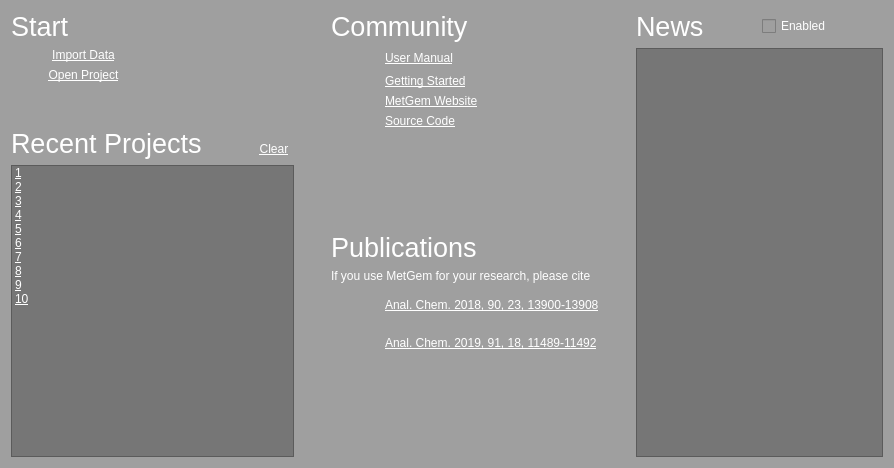
<?xml version="1.0" encoding="UTF-8"?>
<ui version="4.0">
 <class>WelcomeScreen</class>
 <widget class="QWidget" name="WelcomeScreen">
  <property name="geometry">
   <rect>
    <x>0</x>
    <y>0</y>
    <width>894</width>
    <height>468</height>
   </rect>
  </property>
  <property name="windowTitle">
   <string>Form</string>
  </property>
  <property name="styleSheet">
   <string notr="true">background-color: palette(dark);</string>
  </property>
  <layout class="QHBoxLayout" name="horizontalLayout">
   <item>
    <layout class="QGridLayout" name="gridLayout_4">
     <item row="0" column="0" colspan="6">
      <widget class="QLabel" name="label">
       <property name="styleSheet">
        <string notr="true">font-size: 20pt; color: palette(base);</string>
       </property>
       <property name="text">
        <string>Start</string>
       </property>
       <property name="alignment">
        <set>Qt::AlignBottom|Qt::AlignLeading|Qt::AlignLeft</set>
       </property>
      </widget>
     </item>
     <item row="6" column="0" colspan="6">
      <widget class="QListWidget" name="lstRecentProjects">
       <property name="cursor" stdset="0">
        <cursorShape>PointingHandCursor</cursorShape>
       </property>
       <property name="autoFillBackground">
        <bool>true</bool>
       </property>
       <property name="styleSheet">
        <string notr="true">QListWidget
{
	text-decoration: underline;
	color: palette(base);
	background-color: palette(shadow);
	selection-background-color: palette(shadow);
}</string>
       </property>
       <property name="frameShadow">
        <enum>QFrame::Plain</enum>
       </property>
       <property name="verticalScrollBarPolicy">
        <enum>Qt::ScrollBarAlwaysOff</enum>
       </property>
       <property name="horizontalScrollBarPolicy">
        <enum>Qt::ScrollBarAlwaysOff</enum>
       </property>
       <property name="editTriggers">
        <set>QAbstractItemView::NoEditTriggers</set>
       </property>
       <property name="selectionMode">
        <enum>QAbstractItemView::NoSelection</enum>
       </property>
       <property name="textElideMode">
        <enum>Qt::ElideMiddle</enum>
       </property>
       <property name="uniformItemSizes">
        <bool>true</bool>
       </property>
       <property name="batchSize">
        <number>10</number>
       </property>
       <item>
        <property name="text">
         <string>1</string>
        </property>
       </item>
       <item>
        <property name="text">
         <string>2</string>
        </property>
       </item>
       <item>
        <property name="text">
         <string>3</string>
        </property>
       </item>
       <item>
        <property name="text">
         <string>4</string>
        </property>
       </item>
       <item>
        <property name="text">
         <string>5</string>
        </property>
       </item>
       <item>
        <property name="text">
         <string>6</string>
        </property>
       </item>
       <item>
        <property name="text">
         <string>7</string>
        </property>
       </item>
       <item>
        <property name="text">
         <string>8</string>
        </property>
       </item>
       <item>
        <property name="text">
         <string>9</string>
        </property>
       </item>
       <item>
        <property name="text">
         <string>10</string>
        </property>
       </item>
      </widget>
     </item>
     <item row="4" column="0" rowspan="2" colspan="4">
      <widget class="QLabel" name="label_4">
       <property name="styleSheet">
        <string notr="true">font-size: 20pt; color: palette(base);</string>
       </property>
       <property name="text">
        <string>Recent Projects</string>
       </property>
       <property name="alignment">
        <set>Qt::AlignBottom|Qt::AlignLeading|Qt::AlignLeft</set>
       </property>
      </widget>
     </item>
     <item row="5" column="4">
      <spacer name="horizontalSpacer_5">
       <property name="orientation">
        <enum>Qt::Horizontal</enum>
       </property>
       <property name="sizeType">
        <enum>QSizePolicy::Maximum</enum>
       </property>
       <property name="sizeHint" stdset="0">
        <size>
         <width>40</width>
         <height>20</height>
        </size>
       </property>
      </spacer>
     </item>
     <item row="5" column="5">
      <widget class="QPushButton" name="btClearRecentProjects">
       <property name="sizePolicy">
        <sizepolicy hsizetype="Minimum" vsizetype="Minimum">
         <horstretch>0</horstretch>
         <verstretch>0</verstretch>
        </sizepolicy>
       </property>
       <property name="maximumSize">
        <size>
         <width>16777215</width>
         <height>32</height>
        </size>
       </property>
       <property name="cursor">
        <cursorShape>PointingHandCursor</cursorShape>
       </property>
       <property name="toolTip">
        <string>Clear the recent projects list</string>
       </property>
       <property name="statusTip">
        <string>Clear the recent projects list</string>
       </property>
       <property name="styleSheet">
        <string notr="true">QPushButton
{
	text-decoration: underline;
	color: palette(base);
	border: none;
}</string>
       </property>
       <property name="text">
        <string>Clear</string>
       </property>
       <property name="flat">
        <bool>true</bool>
       </property>
      </widget>
     </item>
     <item row="3" column="1" colspan="5">
      <spacer name="verticalSpacer">
       <property name="orientation">
        <enum>Qt::Vertical</enum>
       </property>
       <property name="sizeType">
        <enum>QSizePolicy::Maximum</enum>
       </property>
       <property name="sizeHint" stdset="0">
        <size>
         <width>20</width>
         <height>40</height>
        </size>
       </property>
      </spacer>
     </item>
     <item row="4" column="5">
      <spacer name="verticalSpacer_3">
       <property name="orientation">
        <enum>Qt::Vertical</enum>
       </property>
       <property name="sizeType">
        <enum>QSizePolicy::Maximum</enum>
       </property>
       <property name="sizeHint" stdset="0">
        <size>
         <width>20</width>
         <height>5</height>
        </size>
       </property>
      </spacer>
     </item>
     <item row="1" column="1" colspan="2">
      <widget class="QPushButton" name="btImportData">
       <property name="cursor">
        <cursorShape>PointingHandCursor</cursorShape>
       </property>
       <property name="toolTip">
        <string>Import a spectra list and compute scores</string>
       </property>
       <property name="statusTip">
        <string>Import a spectra list and compute scores</string>
       </property>
       <property name="styleSheet">
        <string notr="true">QPushButton
{
	text-decoration: underline;
	color: palette(base);
	border: none;
}</string>
       </property>
       <property name="text">
        <string>Import Data</string>
       </property>
       <property name="icon">
        <iconset resource="../ui.qrc">
         <normaloff>:/icons/images/import-mgf.svg</normaloff>:/icons/images/import-mgf.svg</iconset>
       </property>
       <property name="iconSize">
        <size>
         <width>32</width>
         <height>32</height>
        </size>
       </property>
       <property name="flat">
        <bool>true</bool>
       </property>
      </widget>
     </item>
     <item row="2" column="1" colspan="2">
      <widget class="QPushButton" name="btOpenProject">
       <property name="cursor">
        <cursorShape>PointingHandCursor</cursorShape>
       </property>
       <property name="toolTip">
        <string>Load a previously saved project file</string>
       </property>
       <property name="statusTip">
        <string>Load a previously saved project file</string>
       </property>
       <property name="styleSheet">
        <string notr="true">QPushButton
{
	text-decoration: underline;
	color: palette(base);
	border: none;
}</string>
       </property>
       <property name="text">
        <string>Open Project</string>
       </property>
       <property name="icon">
        <iconset resource="../ui.qrc">
         <normaloff>:/icons/images/document-open.svg</normaloff>:/icons/images/document-open.svg</iconset>
       </property>
       <property name="iconSize">
        <size>
         <width>32</width>
         <height>32</height>
        </size>
       </property>
       <property name="flat">
        <bool>true</bool>
       </property>
      </widget>
     </item>
     <item row="1" column="3" colspan="3">
      <spacer name="horizontalSpacer_2">
       <property name="orientation">
        <enum>Qt::Horizontal</enum>
       </property>
       <property name="sizeType">
        <enum>QSizePolicy::Expanding</enum>
       </property>
      </spacer>
     </item>
     <item row="1" column="0">
      <widget class="QLabel" name="label_16">
       <property name="maximumSize">
        <size>
         <width>10</width>
         <height>16777215</height>
        </size>
       </property>
       <property name="text">
        <string/>
       </property>
      </widget>
     </item>
    </layout>
   </item>
   <item>
    <spacer name="horizontalSpacer_3">
     <property name="orientation">
      <enum>Qt::Horizontal</enum>
     </property>
     <property name="sizeHint" stdset="0">
      <size>
       <width>40</width>
       <height>20</height>
      </size>
     </property>
    </spacer>
   </item>
   <item>
    <layout class="QGridLayout" name="gridLayout">
     <item row="9" column="2">
      <widget class="QLabel" name="label_17">
       <property name="statusTip">
        <string>https://dx.doi.org/10.1021/acs.analchem.9b02802</string>
       </property>
       <property name="text">
        <string>&lt;a href=&quot;https://dx.doi.org/10.1021/acs.analchem.9b02802&quot; style=&quot;text-decoration: underline; color: palette(base);&quot;&gt;Anal. Chem. 2019, 91, 18, 11489-11492&lt;/a&gt;</string>
       </property>
       <property name="textFormat">
        <enum>Qt::RichText</enum>
       </property>
       <property name="openExternalLinks">
        <bool>true</bool>
       </property>
      </widget>
     </item>
     <item row="4" column="1">
      <widget class="QLabel" name="label_12">
       <property name="maximumSize">
        <size>
         <width>32</width>
         <height>32</height>
        </size>
       </property>
       <property name="text">
        <string/>
       </property>
       <property name="pixmap">
        <pixmap resource="../ui.qrc">:/icons/images/git.svg</pixmap>
       </property>
       <property name="scaledContents">
        <bool>true</bool>
       </property>
      </widget>
     </item>
     <item row="3" column="1">
      <widget class="QLabel" name="label_11">
       <property name="sizePolicy">
        <sizepolicy hsizetype="Fixed" vsizetype="Fixed">
         <horstretch>0</horstretch>
         <verstretch>0</verstretch>
        </sizepolicy>
       </property>
       <property name="maximumSize">
        <size>
         <width>32</width>
         <height>32</height>
        </size>
       </property>
       <property name="text">
        <string/>
       </property>
       <property name="pixmap">
        <pixmap resource="../ui.qrc">:/icons/images/browser.svg</pixmap>
       </property>
       <property name="scaledContents">
        <bool>true</bool>
       </property>
      </widget>
     </item>
     <item row="2" column="1">
      <widget class="QLabel" name="label_10">
       <property name="text">
        <string/>
       </property>
       <property name="pixmap">
        <pixmap resource="../ui.qrc">:/icons/images/help.svg</pixmap>
       </property>
      </widget>
     </item>
     <item row="5" column="1" colspan="2">
      <spacer name="verticalSpacer_5">
       <property name="orientation">
        <enum>Qt::Vertical</enum>
       </property>
       <property name="sizeHint" stdset="0">
        <size>
         <width>20</width>
         <height>40</height>
        </size>
       </property>
      </spacer>
     </item>
     <item row="4" column="2">
      <widget class="QLabel" name="label_7">
       <property name="statusTip">
        <string>https://github.com/metgem/metgem</string>
       </property>
       <property name="text">
        <string>&lt;a href=&quot;https://github.com/metgem/metgem&quot; style=&quot;text-decoration: underline; color: palette(base);&quot;&gt;Source Code&lt;/a&gt;</string>
       </property>
       <property name="textFormat">
        <enum>Qt::RichText</enum>
       </property>
       <property name="openExternalLinks">
        <bool>true</bool>
       </property>
      </widget>
     </item>
     <item row="9" column="1">
      <widget class="QLabel" name="label_14">
       <property name="minimumSize">
        <size>
         <width>32</width>
         <height>32</height>
        </size>
       </property>
       <property name="maximumSize">
        <size>
         <width>32</width>
         <height>32</height>
        </size>
       </property>
       <property name="text">
        <string/>
       </property>
       <property name="pixmap">
        <pixmap resource="../ui.qrc">:/icons/images/academic.svg</pixmap>
       </property>
       <property name="scaledContents">
        <bool>true</bool>
       </property>
      </widget>
     </item>
     <item row="8" column="1">
      <widget class="QLabel" name="label_3">
       <property name="minimumSize">
        <size>
         <width>32</width>
         <height>32</height>
        </size>
       </property>
       <property name="maximumSize">
        <size>
         <width>32</width>
         <height>32</height>
        </size>
       </property>
       <property name="text">
        <string/>
       </property>
       <property name="pixmap">
        <pixmap resource="../ui.qrc">:/icons/images/academic.svg</pixmap>
       </property>
       <property name="scaledContents">
        <bool>true</bool>
       </property>
      </widget>
     </item>
     <item row="1" column="2">
      <widget class="QLabel" name="label_5">
       <property name="toolTip">
        <string/>
       </property>
       <property name="statusTip">
        <string>https://metgem.readthedocs.io</string>
       </property>
       <property name="text">
        <string>&lt;a href=&quot;https://metgem.readthedocs.io&quot; style=&quot;text-decoration: underline; color: palette(base);&quot;&gt;User Manual&lt;/a&gt;</string>
       </property>
       <property name="textFormat">
        <enum>Qt::RichText</enum>
       </property>
       <property name="openExternalLinks">
        <bool>true</bool>
       </property>
      </widget>
     </item>
     <item row="10" column="1" colspan="2">
      <spacer name="verticalSpacer_2">
       <property name="orientation">
        <enum>Qt::Vertical</enum>
       </property>
       <property name="sizeHint" stdset="0">
        <size>
         <width>20</width>
         <height>40</height>
        </size>
       </property>
      </spacer>
     </item>
     <item row="2" column="2">
      <widget class="QLabel" name="label_6">
       <property name="statusTip">
        <string>https://metgem.readthedocs.io/getting_started.html</string>
       </property>
       <property name="text">
        <string>&lt;a href=&quot;https://metgem.readthedocs.io/getting_started.html&quot; style=&quot;text-decoration: underline; color: palette(base);&quot;&gt;Getting Started&lt;/a&gt;</string>
       </property>
       <property name="textFormat">
        <enum>Qt::RichText</enum>
       </property>
       <property name="openExternalLinks">
        <bool>true</bool>
       </property>
      </widget>
     </item>
     <item row="3" column="2">
      <widget class="QLabel" name="label_8">
       <property name="statusTip">
        <string>https://metgem.github.io</string>
       </property>
       <property name="text">
        <string>&lt;a href=&quot;https://metgem.github.io&quot; style=&quot;text-decoration: underline; color: palette(base);&quot;&gt;MetGem Website&lt;/a&gt;</string>
       </property>
       <property name="textFormat">
        <enum>Qt::RichText</enum>
       </property>
       <property name="openExternalLinks">
        <bool>true</bool>
       </property>
      </widget>
     </item>
     <item row="1" column="1">
      <widget class="QLabel" name="label_9">
       <property name="text">
        <string/>
       </property>
       <property name="pixmap">
        <pixmap resource="../ui.qrc">:/icons/images/help.svg</pixmap>
       </property>
      </widget>
     </item>
     <item row="8" column="2">
      <widget class="QLabel" name="label_15">
       <property name="statusTip">
        <string>https://dx.doi.org/10.1021/acs.analchem.8b03099</string>
       </property>
       <property name="text">
        <string>&lt;a href=&quot;https://dx.doi.org/10.1021/acs.analchem.8b03099&quot;style=&quot;text-decoration: underline; color: palette(base);&quot;&gt;Anal. Chem. 2018, 90, 23, 13900-13908&lt;/a&gt;</string>
       </property>
       <property name="textFormat">
        <enum>Qt::RichText</enum>
       </property>
       <property name="openExternalLinks">
        <bool>true</bool>
       </property>
      </widget>
     </item>
     <item row="1" column="0">
      <spacer name="horizontalSpacer_6">
       <property name="orientation">
        <enum>Qt::Horizontal</enum>
       </property>
       <property name="sizeType">
        <enum>QSizePolicy::Fixed</enum>
       </property>
       <property name="sizeHint" stdset="0">
        <size>
         <width>10</width>
         <height>20</height>
        </size>
       </property>
      </spacer>
     </item>
     <item row="0" column="0" colspan="3">
      <widget class="QLabel" name="label_2">
       <property name="styleSheet">
        <string notr="true">font-size: 20pt; color: palette(base);</string>
       </property>
       <property name="text">
        <string>Community</string>
       </property>
       <property name="alignment">
        <set>Qt::AlignBottom|Qt::AlignLeading|Qt::AlignLeft</set>
       </property>
      </widget>
     </item>
     <item row="6" column="0" colspan="3">
      <widget class="QLabel" name="label_18">
       <property name="styleSheet">
        <string notr="true">font-size: 20pt; color: palette(base);</string>
       </property>
       <property name="text">
        <string>Publications</string>
       </property>
       <property name="alignment">
        <set>Qt::AlignBottom|Qt::AlignLeading|Qt::AlignLeft</set>
       </property>
      </widget>
     </item>
     <item row="7" column="0" colspan="3">
      <widget class="QLabel" name="label_13">
       <property name="styleSheet">
        <string notr="true">color: palette(base);</string>
       </property>
       <property name="text">
        <string>If you use MetGem for your research, please cite</string>
       </property>
      </widget>
     </item>
    </layout>
   </item>
   <item>
    <spacer name="horizontalSpacer_4">
     <property name="orientation">
      <enum>Qt::Horizontal</enum>
     </property>
     <property name="sizeHint" stdset="0">
      <size>
       <width>40</width>
       <height>20</height>
      </size>
     </property>
    </spacer>
   </item>
   <item>
    <layout class="QGridLayout" name="gridLayout_2">
     <item row="0" column="1" rowspan="2">
      <widget class="QCheckBox" name="chkEnableNews">
       <property name="toolTip">
        <string>Show news about MetGem: this needs internet to retrieve information from MetGem's website</string>
       </property>
       <property name="statusTip">
        <string>Show news about MetGem: this needs internet to retrieve information from MetGem's website</string>
       </property>
       <property name="styleSheet">
        <string notr="true">color: palette(base);</string>
       </property>
       <property name="text">
        <string>Enabled</string>
       </property>
      </widget>
     </item>
     <item row="0" column="0" rowspan="2">
      <widget class="QLabel" name="lblNews">
       <property name="styleSheet">
        <string notr="true">font-size: 20pt; color: palette(base);</string>
       </property>
       <property name="text">
        <string>News</string>
       </property>
       <property name="alignment">
        <set>Qt::AlignBottom|Qt::AlignLeading|Qt::AlignLeft</set>
       </property>
      </widget>
     </item>
     <item row="2" column="0" colspan="2">
      <widget class="QListWidget" name="lstNews">
       <property name="cursor" stdset="0">
        <cursorShape>PointingHandCursor</cursorShape>
       </property>
       <property name="autoFillBackground">
        <bool>true</bool>
       </property>
       <property name="styleSheet">
        <string notr="true">QListWidget
{
	color: palette(base);
	background-color: palette(shadow);
	selection-background-color: palette(shadow);
}</string>
       </property>
       <property name="frameShape">
        <enum>QFrame::StyledPanel</enum>
       </property>
       <property name="frameShadow">
        <enum>QFrame::Plain</enum>
       </property>
       <property name="horizontalScrollBarPolicy">
        <enum>Qt::ScrollBarAlwaysOff</enum>
       </property>
       <property name="editTriggers">
        <set>QAbstractItemView::NoEditTriggers</set>
       </property>
       <property name="selectionMode">
        <enum>QAbstractItemView::NoSelection</enum>
       </property>
       <property name="verticalScrollMode">
        <enum>QAbstractItemView::ScrollPerPixel</enum>
       </property>
       <property name="resizeMode">
        <enum>QListView::Adjust</enum>
       </property>
      </widget>
     </item>
    </layout>
   </item>
  </layout>
 </widget>
 <resources>
  <include location="../ui.qrc"/>
 </resources>
 <connections/>
</ui>
